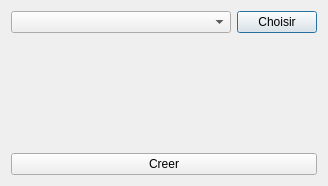
<?xml version="1.0" encoding="UTF-8"?>
<ui version="4.0">
 <class>QUserDialog</class>
 <widget class="QDialog" name="QUserDialog">
  <property name="windowModality">
   <enum>Qt::WindowModal</enum>
  </property>
  <property name="geometry">
   <rect>
    <x>0</x>
    <y>0</y>
    <width>328</width>
    <height>186</height>
   </rect>
  </property>
  <property name="sizePolicy">
   <sizepolicy hsizetype="Fixed" vsizetype="Fixed">
    <horstretch>0</horstretch>
    <verstretch>0</verstretch>
   </sizepolicy>
  </property>
  <property name="windowTitle">
   <string>UT’Profiler - Ouvrir</string>
  </property>
  <property name="windowIcon">
   <iconset resource="../ressources.qrc">
    <normaloff>:/ressources/logo.png</normaloff>:/ressources/logo.png</iconset>
  </property>
  <property name="modal">
   <bool>true</bool>
  </property>
  <layout class="QVBoxLayout" name="verticalLayout">
   <item>
    <layout class="QHBoxLayout" name="horizontalLayout" stretch="1,0">
     <item>
      <widget class="QComboBox" name="comboBox"/>
     </item>
     <item>
      <widget class="QPushButton" name="buttonSelect">
       <property name="text">
        <string>Choisir</string>
       </property>
      </widget>
     </item>
    </layout>
   </item>
   <item>
    <spacer name="verticalSpacer">
     <property name="orientation">
      <enum>Qt::Vertical</enum>
     </property>
     <property name="sizeHint" stdset="0">
      <size>
       <width>20</width>
       <height>40</height>
      </size>
     </property>
    </spacer>
   </item>
   <item>
    <widget class="QPushButton" name="buttonCreate">
     <property name="text">
      <string>Creer</string>
     </property>
    </widget>
   </item>
  </layout>
 </widget>
 <resources>
  <include location="../ressources.qrc"/>
 </resources>
 <connections/>
</ui>
